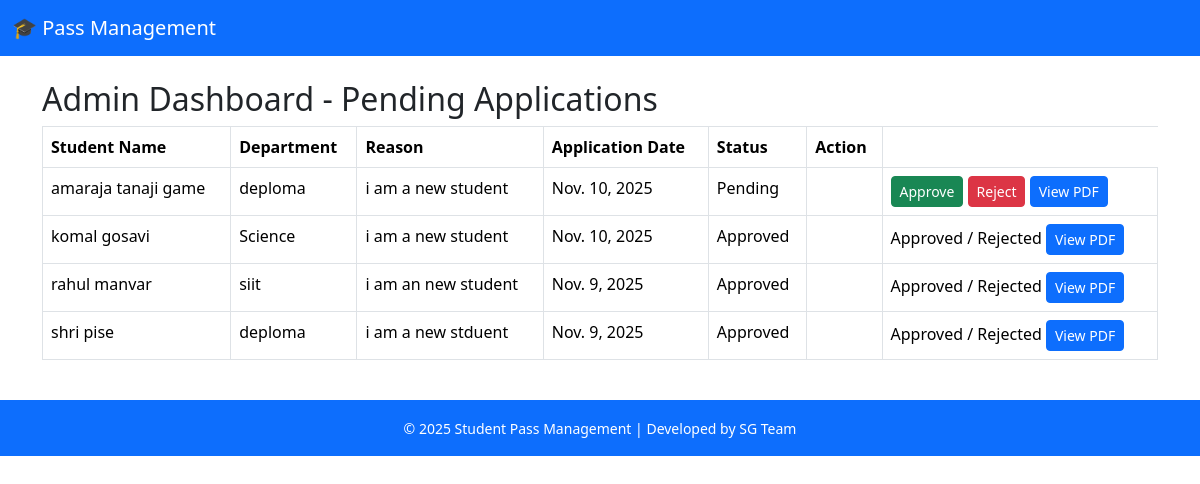
/get_new_pass/admin-dashboard/ (signed in), run on an earlier commit of the app's database.
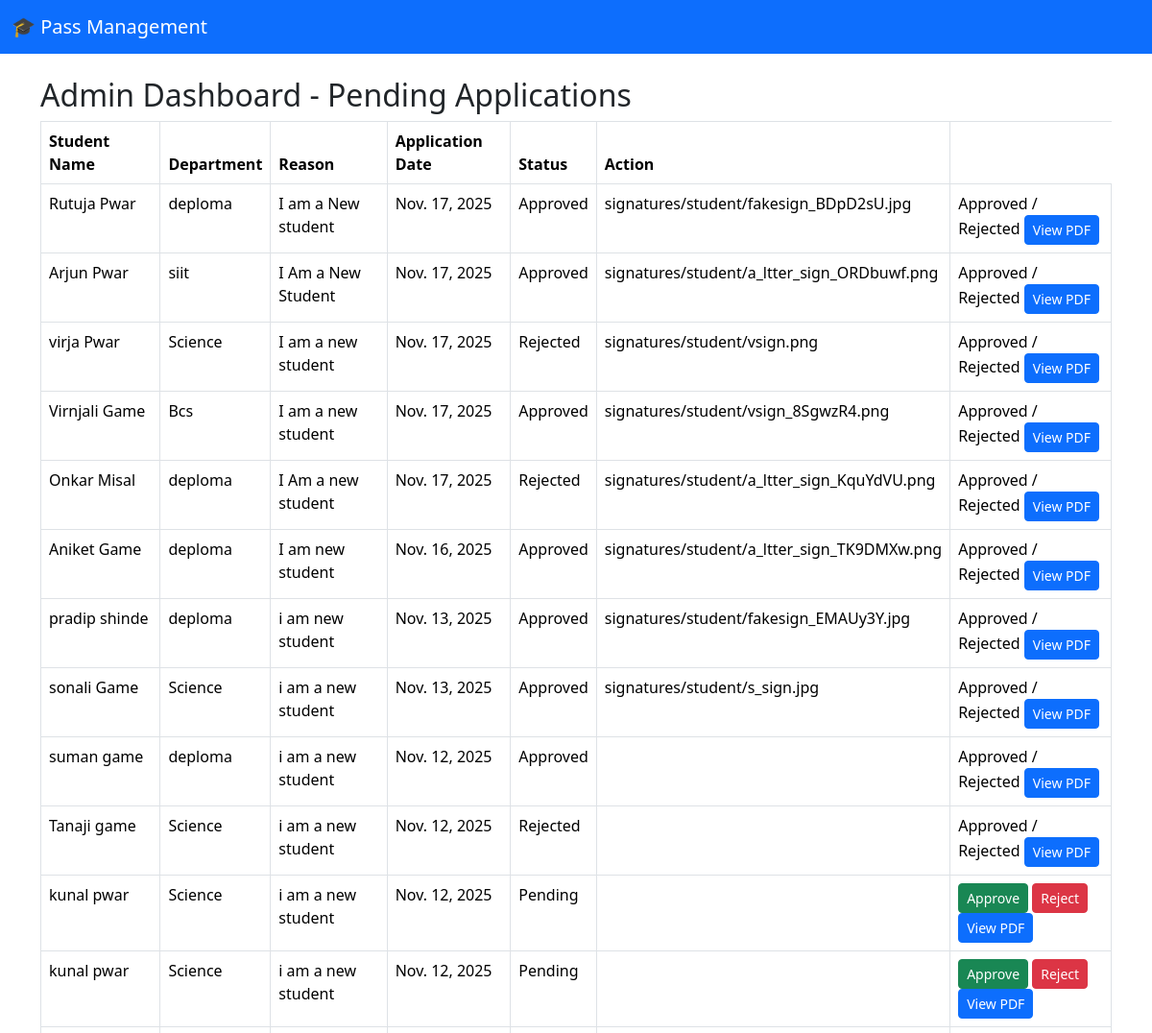
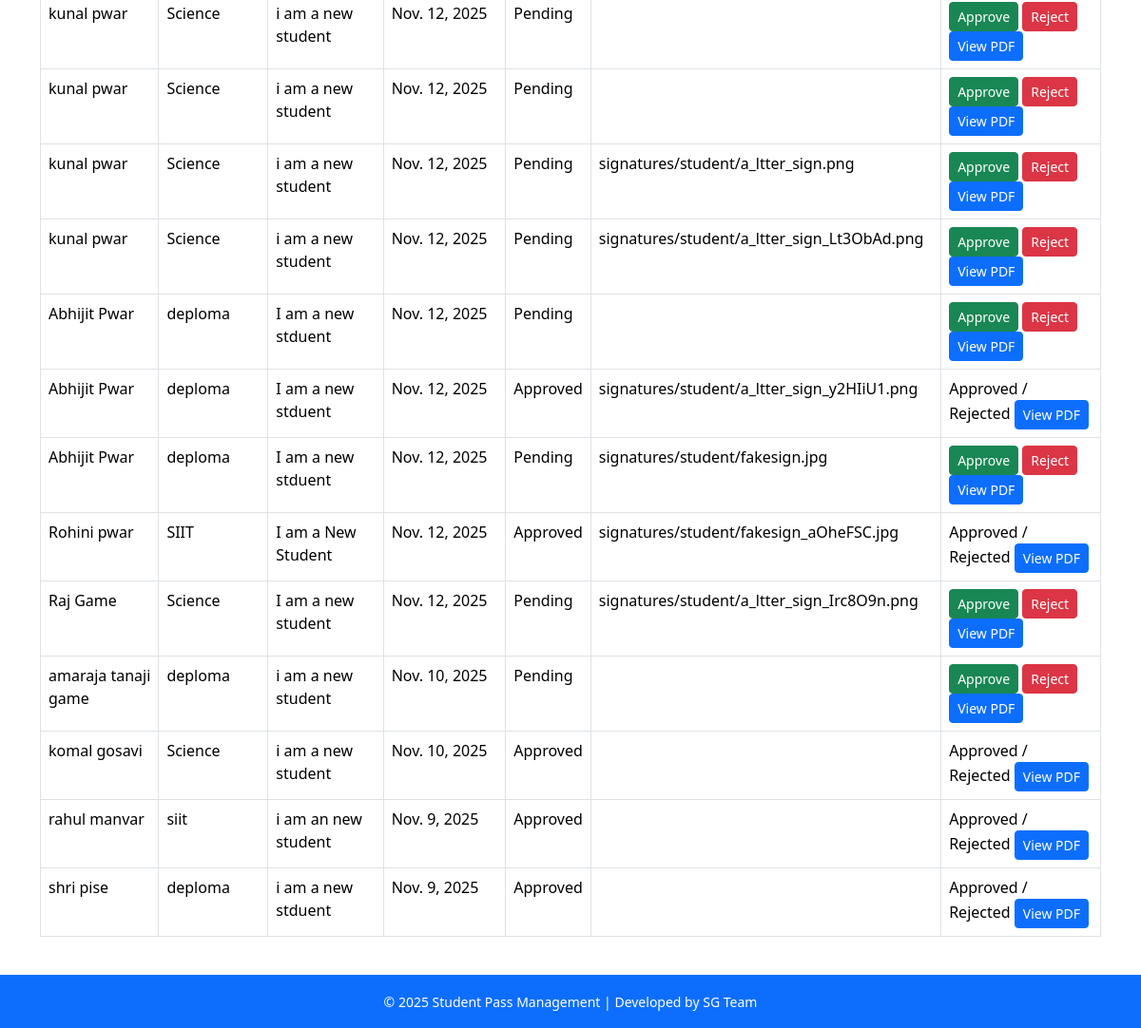
And on a later commit of the database (2 pictures, top to bottom).
### get_new_pass/models.py (models this page shows, shortened)
class PassApplication(models.Model):
    name = models.CharField(max_length=100)
    email = models.EmailField()
    department = models.CharField(max_length=100)
    class_name = models.CharField(max_length=100)
    village = models.CharField(max_length=100)
    pass_days = models.CharField(max_length=50)
    application_date = models.DateField()
    application_time = models.TimeField()
    reason = models.TextField()
    month = models.CharField(max_length=20, choices=MONTH_CHOICES, default="January")
    status = models.CharField(
        max_length=20,
        choices=[('Pending', 'Pending'), ('Approved', 'Approved'), ('Rejected', 'Rejected')],
        default='Pending'
    )
    receipt_id = models.CharField(max_length=100, blank=True, null=True)
    student_signature = models.FileField(
        upload_to="signatures/student/",
        null=True,
        blank=True
    )
    created_at = models.DateTimeField(auto_now_add=True)

### get_new_pass/views.py (the view)
# urls.py: path('admin-dashboard/', views.admin_dashboard, name='admin_dashboard'),
@login_required
def admin_dashboard(request):
    applications = PassApplication.objects.all().order_by('-application_date')
    return render(request, 'admin_dashboard.html', {'applications': applications})

### get_new_pass/templates/admin_dashboard.html
{% extends 'base.html' %}
{% block content %}
<h2>Admin Dashboard - Pending Applications</h2>
<table class="table table-bordered">
  <thead>
    <tr>
      <th>Student Name</th>
      <th>Department</th>
      <th>Reason</th>
      <th>Application Date</th>
      <th>Status</th>
      <th>Action</th>
    </tr>
  </thead>
  <tbody>
    {% for app in applications %}
    <tr>
      <td>{{ app.name }}</td>
      <td>{{ app.department }}</td>
      <td>{{ app.reason }}</td>
      <td>{{ app.application_date }}</td>
      <td>{{ app.status }}</td>
      <td>{{app.student_signature}}</td>
      <td>
        {% if app.status == "Pending" %}
          <a href="{% url 'approve_application' app.id %}" class="btn btn-success btn-sm">Approve</a>
          <a href="{% url 'reject_application' app.id %}" class="btn btn-danger btn-sm">Reject</a>
        {% else %}
          Approved / Rejected
        {% endif %}
        <a href="{% url 'download_application_pdf' app.id %}" class="btn btn-primary btn-sm">View PDF</a>
      </td>
    </tr>
    {% endfor %}
  </tbody>
</table>
{% endblock %}

### get_new_pass/templates/base.html (shortened to what this page needs)
<!DOCTYPE html>
<html lang="en">
<head>
    <link href="https://cdn.jsdelivr.net/npm/bootstrap@5.3.3/dist/css/bootstrap.min.css" rel="stylesheet">
</head>
<body>
    <nav class="navbar navbar-expand-lg navbar-dark bg-primary">
        <div class="container-fluid">
            <a class="navbar-brand" href="#">🎓 Pass Management</a>
        </div>
    </nav>
    <div class="container py-4">
        {% block content %}{% endblock %}
    </div>
    <footer class="text-center py-3 bg-primary text-white">
        <small>© 2025 Student Pass Management | Developed by SG Team</small>
    </footer>
</body>
</html>

What changed in the data, as far as the page shows it:
added PassApplication: name "Rutuja Pwar", department "deploma", reason "I am a New student", application_date "Nov. 17, 2025", status "Approved", student_signature "signatures/student/fakesign_BDpD2sU.jpg", shows "Approved / Rejected"
added PassApplication: name "Arjun Pwar", department "siit", reason "I Am a New Student", application_date "Nov. 17, 2025", status "Approved", student_signature "signatures/student/a_ltter_sign_ORDbuwf.png", shows "Approved / Rejected"
added PassApplication: name "virja Pwar", department "Science", reason "I am a new student", application_date "Nov. 17, 2025", status "Rejected", student_signature "signatures/student/vsign.png", shows "Approved / Rejected"
added PassApplication: name "Virnjali Game", department "Bcs", reason "I am a new student", application_date "Nov. 17, 2025", status "Approved", student_signature "signatures/student/vsign_8SgwzR4.png", shows "Approved / Rejected"
added PassApplication: name "Onkar Misal", department "deploma", reason "I Am a new student", application_date "Nov. 17, 2025", status "Rejected", student_signature "signatures/student/a_ltter_sign_KquYdVU.png", shows "Approved / Rejected"
added PassApplication: name "Aniket Game", department "deploma", reason "I am new student", application_date "Nov. 16, 2025", status "Approved", student_signature "signatures/student/a_ltter_sign_TK9DMXw.png", shows "Approved / Rejected"
added PassApplication: name "pradip shinde", department "deploma", reason "i am new student", application_date "Nov. 13, 2025", status "Approved", student_signature "signatures/student/fakesign_EMAUy3Y.jpg", shows "Approved / Rejected"
added PassApplication: name "sonali Game", department "Science", reason "i am a new student", application_date "Nov. 13, 2025", status "Approved", student_signature "signatures/student/s_sign.jpg", shows "Approved / Rejected"
added PassApplication: name "suman game", department "deploma", reason "i am a new student", application_date "Nov. 12, 2025", status "Approved", shows "Approved / Rejected"
added PassApplication: name "Tanaji game", department "Science", reason "i am a new student", application_date "Nov. 12, 2025", status "Rejected", shows "Approved / Rejected"
added PassApplication: name "kunal pwar", department "Science", reason "i am a new student", application_date "Nov. 12, 2025", status "Pending", shows "Approve"
added PassApplication: name "kunal pwar", department "Science", reason "i am a new student", application_date "Nov. 12, 2025", status "Pending", shows "Approve"
added PassApplication: name "kunal pwar", department "Science", reason "i am a new student", application_date "Nov. 12, 2025", status "Pending", shows "Approve"
added PassApplication: name "kunal pwar", department "Science", reason "i am a new student", application_date "Nov. 12, 2025", status "Pending", shows "Approve"
added PassApplication: name "kunal pwar", department "Science", reason "i am a new student", application_date "Nov. 12, 2025", status "Pending", student_signature "signatures/student/a_ltter_sign.png", shows "Approve"
added PassApplication: name "kunal pwar", department "Science", reason "i am a new student", application_date "Nov. 12, 2025", status "Pending", student_signature "signatures/student/a_ltter_sign_Lt3ObAd.png", shows "Approve"
added PassApplication: name "Abhijit Pwar", department "deploma", reason "I am a new stduent", application_date "Nov. 12, 2025", status "Pending", shows "Approve"
added PassApplication: name "Abhijit Pwar", department "deploma", reason "I am a new stduent", application_date "Nov. 12, 2025", status "Approved", student_signature "signatures/student/a_ltter_sign_y2HIiU1.png", shows "Approved / Rejected"
added PassApplication: name "Abhijit Pwar", department "deploma", reason "I am a new stduent", application_date "Nov. 12, 2025", status "Pending", student_signature "signatures/student/fakesign.jpg", shows "Approve"
added PassApplication: name "Rohini pwar", department "SIIT", reason "I am a New Student", application_date "Nov. 12, 2025", status "Approved", student_signature "signatures/student/fakesign_aOheFSC.jpg", shows "Approved / Rejected"
added PassApplication: name "Raj Game", department "Science", reason "I am a new student", application_date "Nov. 12, 2025", status "Pending", student_signature "signatures/student/a_ltter_sign_Irc8O9n.png", shows "Approve"
